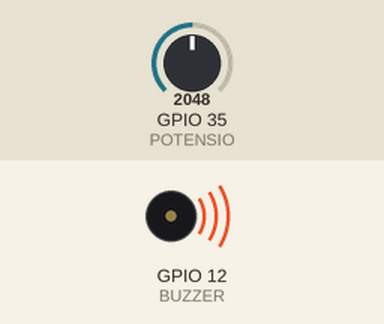
Simulated run of this sketch. Board: ESP32. Shown: buzzer (waves = sounding). The test bench sets the inputs (shaded band); at power-on: GPIO 35 (POTENSIO) = 2048. What the sketch prints to the serial monitor is not drawn.

Above: at 0.1 s.
Timing chart, 0 to 1.6 s (numbered marks = the images above):
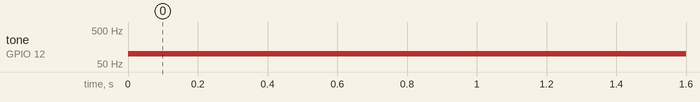

The sketch:

potensiometer.ino
```cpp
#define POTENSIO 35
#define BUZZER 12

void setup() {
  Serial.begin(9600);
  pinMode(BUZZER, OUTPUT);
}

void loop() {
  float potV = analogRead(POTENSIO);

  float volume = (potV / 4095) * 200;
  Serial.println(volume);

  tone(BUZZER, 100);
  analogWrite(BUZZER, volume);


  delay(10);
}
```

Measured:
- by itself, tone on GPIO 12 (BUZZER): silent → 100 Hz at 0.00 s
